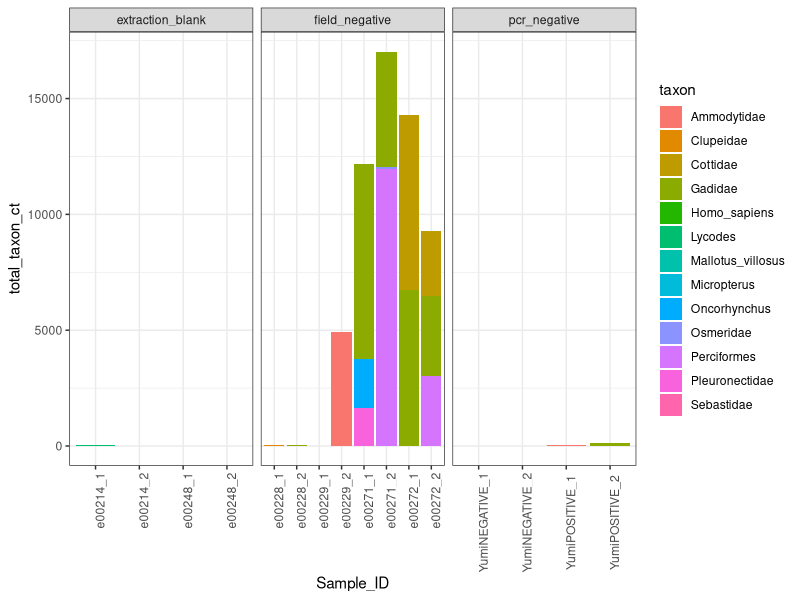
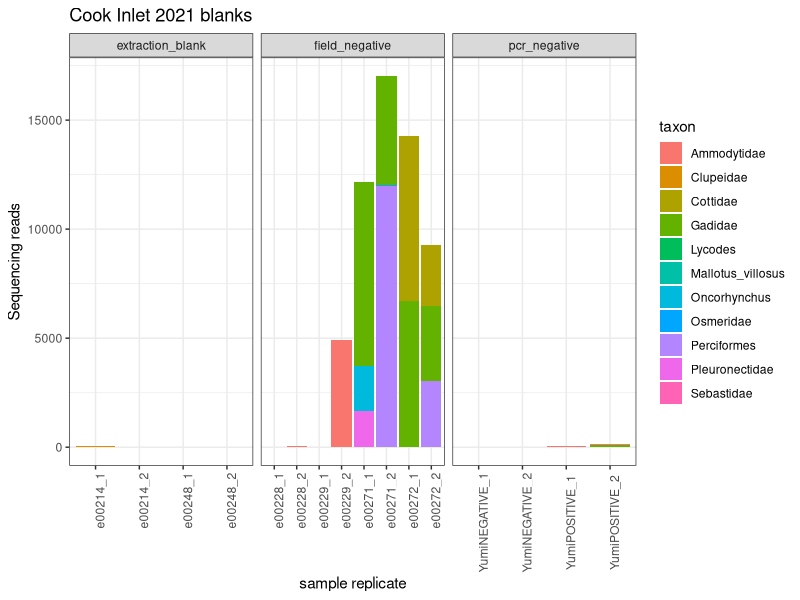
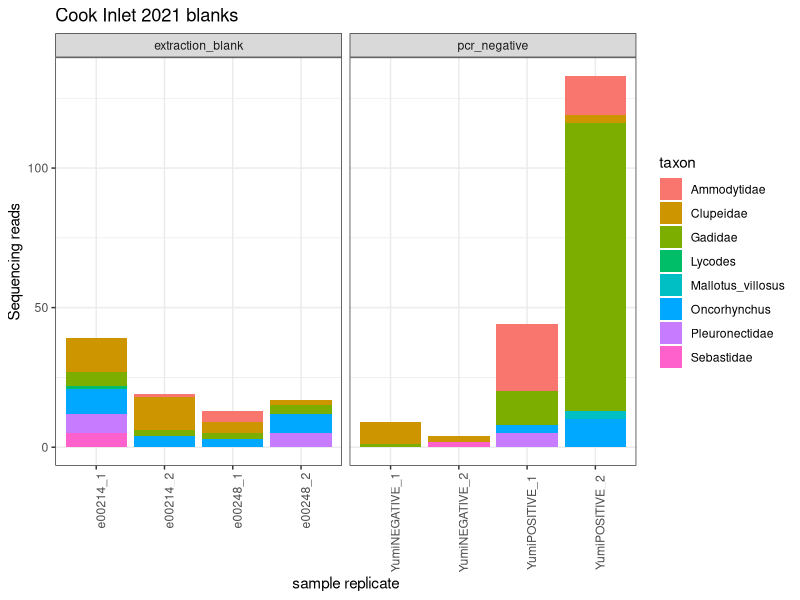
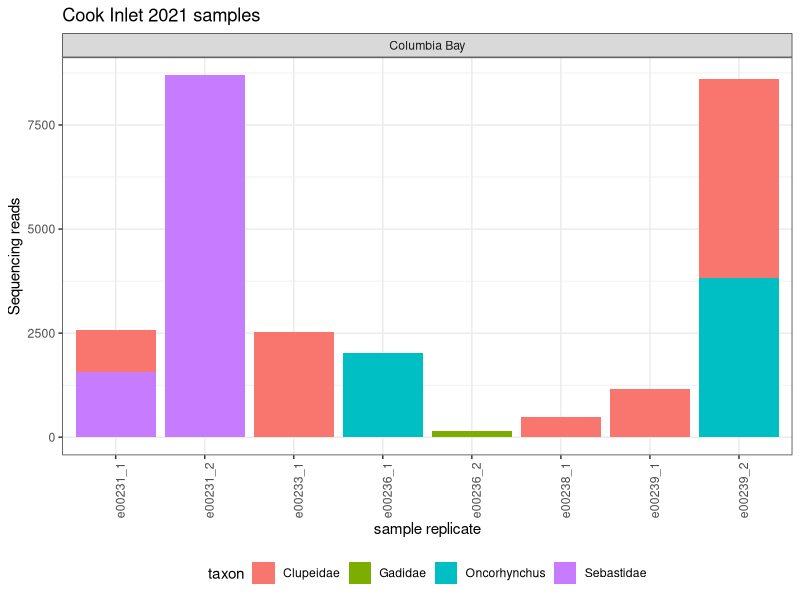
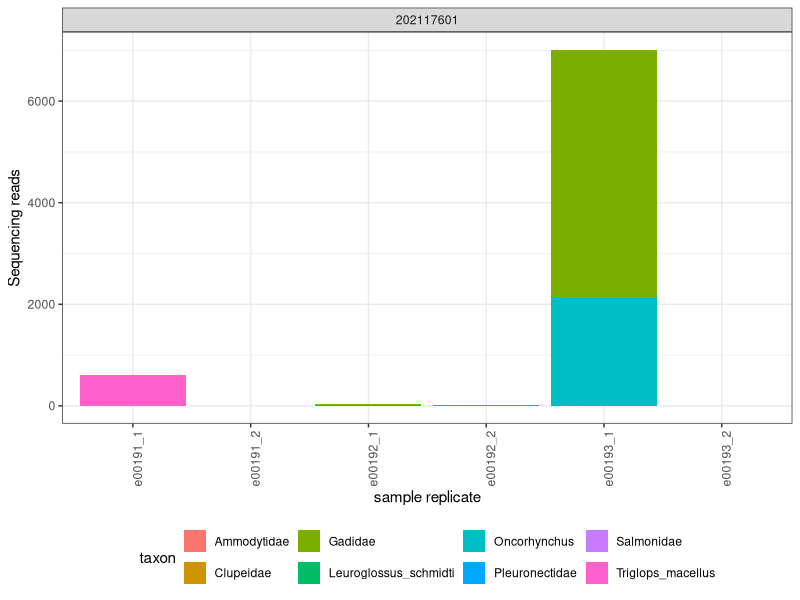
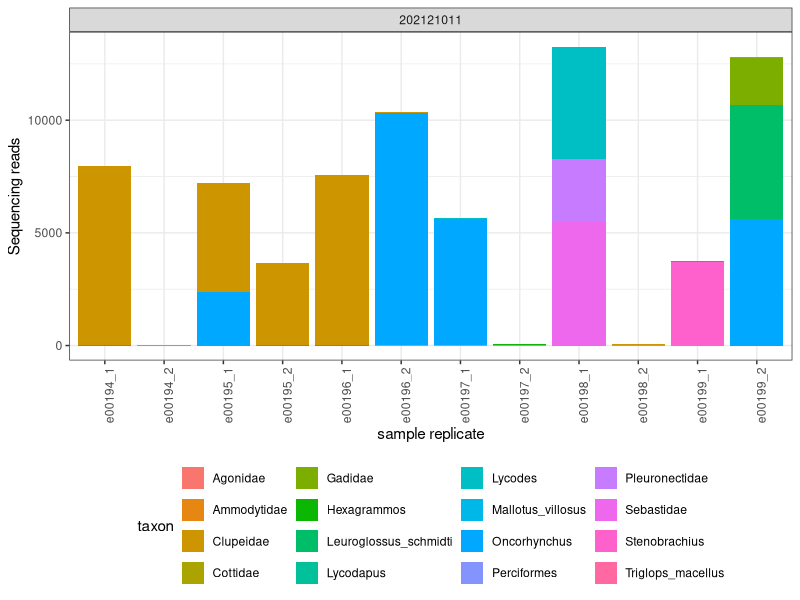
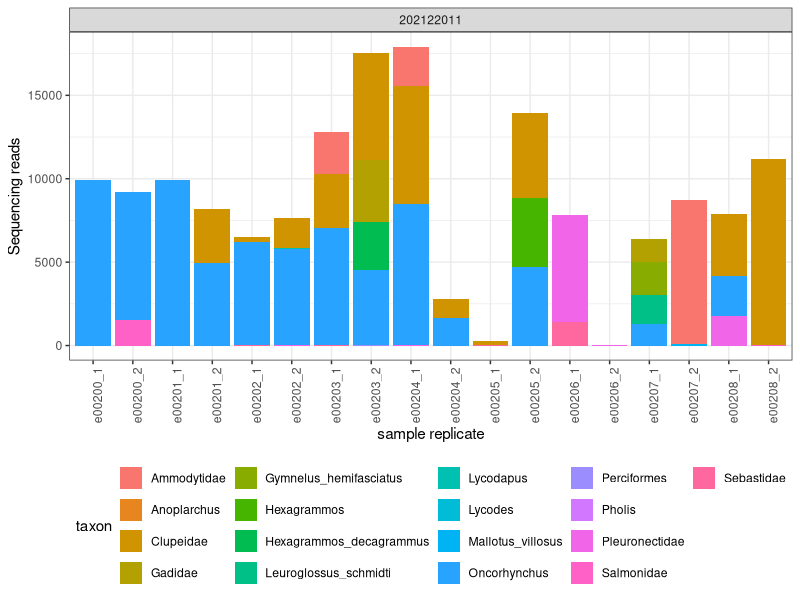
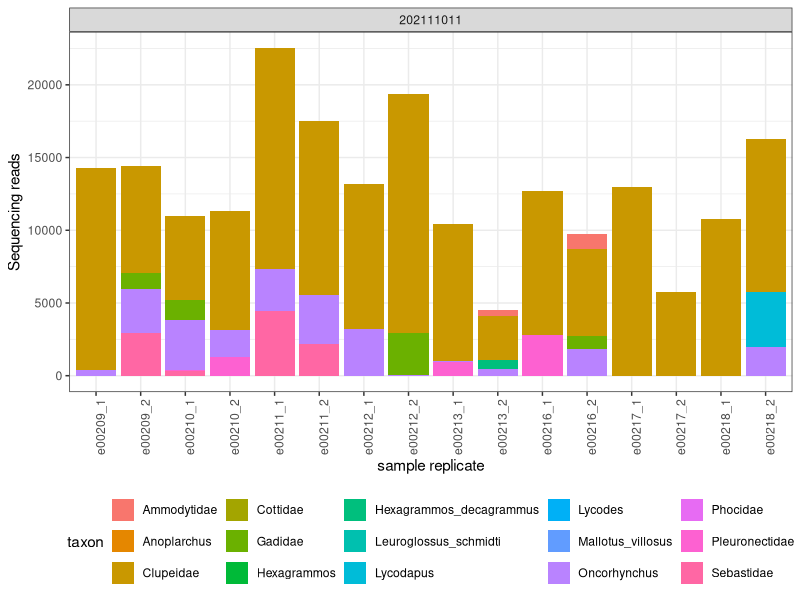

The R script that drew these images, in order:
## ---- chunk 1
library(tidyverse)

## ---- chunk 2
cook.df <- read_csv("../data/CookInlet2021_dataframe.csv") %>%
    mutate(`Sample Code` = ifelse(is.na(`Sample Code`), "pcr_negative", `Sample Code`))


cook.df
## ---- chunk 3
cook.df %>%
  filter(`Sample Code` %in% c("extraction_blank", "field_negative", "pcr_negative") |
           str_detect(Sample_ID, "NEGATIVE")) %>%
  filter(pcr_rep != 3) %>%
  ggplot(aes(x = Sample_ID, y = total_taxon_ct, fill = taxon)) +
  geom_bar(stat = "identity") +
  facet_grid(cols = vars(`Sample Code`), scales = "free") +
  theme_bw() +
  theme(
    axis.text.x = element_text(angle = 90)
  )


## ---- chunk 4
cook.df %>%
  filter(`Sample Code` %in% c("extraction_blank", "field_negative", "pcr_negative") |
           str_detect(Sample_ID, "NEGATIVE")) %>%
  filter(pcr_rep != 3) %>%
  filter(!taxon %in% c("Homo_sapiens", "Micropterus")) %>%
  ggplot(aes(x = Sample_ID, y = total_taxon_ct, fill = taxon)) +
  geom_bar(stat = "identity") +
  facet_grid(cols = vars(`Sample Code`), scales = "free") +
  theme_bw() +
  theme(
    axis.text.x = element_text(angle = 90)
  ) +
  labs(x = "sample replicate",
       y = "Sequencing reads",
       title = "Cook Inlet 2021 blanks")

#ggsave("pdf_outputs/blanks.pdf")
## ---- chunk 5
cook.df %>%
  filter(`Sample Code` %in% c("extraction_blank", "pcr_negative") |
           str_detect(Sample_ID, "NEGATIVE")) %>%
  filter(pcr_rep != 3) %>%
  filter(!taxon %in% c("Homo_sapiens", "Micropterus")) %>%
  ggplot(aes(x = Sample_ID, y = total_taxon_ct, fill = taxon)) +
  geom_bar(stat = "identity") +
  facet_grid(cols = vars(`Sample Code`), scales = "free") +
  theme_bw() +
  theme(
    axis.text.x = element_text(angle = 90)
  ) +
  labs(x = "sample replicate",
       y = "Sequencing reads",
       title = "Cook Inlet 2021 blanks")

## ---- chunk 6
contam.taxa.to.subtract <- cook.df %>%
  filter(`Sample Code` %in% c("extraction_blank", "pcr_negative") |
           str_detect(Sample_ID, "NEGATIVE")) %>%
  filter(pcr_rep != 3) %>%
  filter(!taxon %in% c("Homo_sapiens", "Micropterus")) %>%
  # maximum number of reads per taxon?
  group_by(taxon) %>%
  summarise(max(total_taxon_ct)) %>%
  rename(reads = `max(total_taxon_ct)`)

## ---- chunk 7
# cook.df %>%
#   filter(!`Sample Code` %in% c("extraction_blank", "pcr_negative", "field_negative") &
#            !str_detect(Sample_ID, "NEGATIVE") & 
#            !str_detect(Sample_ID, "POSITIVE")) %>%
#   filter(pcr_rep != 3,
#          total_taxon_ct > 12) %>% # minimum read depth filter based on negative controls
#   filter(!taxon %in% c("Homo_sapiens", "Micropterus", "Ictalurus", "Sus", "Sus_scrofa", "Bos", "Hominidae")) %>%
#   ggplot(aes(x = Sample_ID, y = total_taxon_ct, fill = taxon)) +
#   geom_bar(stat = "identity") +
#   facet_wrap(~`Sample Code`) +
#   theme_bw() +
#   theme(
#     axis.text.x = element_text(angle = 90),
#     legend.position = "bottom"
#   ) +
#   labs(x = "sample replicate",
#        y = "Sequencing reads",
#        title = "Cook Inlet 2021 samples")
#   
  
## ---- chunk 8
cook.df %>%
  filter(!`Sample Code` %in% c("extraction_blank", "pcr_negative", "field_negative") &
           !str_detect(Sample_ID, "NEGATIVE") & 
           !str_detect(Sample_ID, "POSITIVE")) %>%
  filter(pcr_rep != 3,
         total_taxon_ct > 103) %>% # minimum read depth filter based on negative controls
  filter(!taxon %in% c("Homo_sapiens", "Micropterus", "Ictalurus", "Sus", "Sus_scrofa", "Bos", "Hominidae")) %>%
  filter(`Sample Code` == "Columbia Bay") %>%
  ggplot(aes(x = Sample_ID, y = total_taxon_ct, fill = taxon)) +
  geom_bar(stat = "identity") +
  facet_wrap(~`Sample Code`) +
  theme_bw() +
  theme(
    axis.text.x = element_text(angle = 90),
    legend.position = "bottom"
  ) +
  labs(x = "sample replicate",
       y = "Sequencing reads",
       title = "Cook Inlet 2021 samples")
  

## ---- chunk 9
code.list <- unique(cook.df$`Sample Code`)
## ---- chunk 10
plot_taxa <- function(sample.code){
  cook.df %>%
  # filter(!`Sample Code` %in% c("extraction_blank", "pcr_negative", "field_negative") &
  #          !str_detect(Sample_ID, "NEGATIVE") & 
  #          !str_detect(Sample_ID, "POSITIVE")) %>%
  filter(pcr_rep != 3) %>%
         # total_taxon_ct > 103) %>% # minimum read depth filter based on negative controls
  filter(!taxon %in% c("Homo_sapiens", "Micropterus", "Ictalurus", "Sus", "Sus_scrofa", "Bos", "Hominidae") &
           !str_detect(taxon, "Micropterus")) %>%
  filter(`Sample Code` == sample.code) %>%
  ggplot(aes(x = Sample_ID, y = total_taxon_ct, fill = taxon)) +
  geom_bar(stat = "identity") +
  facet_wrap(~`Sample Code`) +
  theme_bw() +
  theme(
    axis.text.x = element_text(angle = 90),
    legend.position = "bottom"
  ) +
  labs(x = "sample replicate",
       y = "Sequencing reads")
  
  
}

## ---- chunk 11
lapply(code.list, plot_taxa)
## ---- chunk 12
plot.field.reps <- function(sample.code){
  cook.df %>%
  # filter(!`Sample Code` %in% c("extraction_blank", "pcr_negative", "field_negative") &
  #          !str_detect(Sample_ID, "NEGATIVE") & 
  #          !str_detect(Sample_ID, "POSITIVE")) %>%
  filter(pcr_rep != 3) %>%
         # total_taxon_ct > 103) %>% # minimum read depth filter based on negative controls
  filter(!taxon %in% c("Homo_sapiens", "Micropterus", "Ictalurus", "Sus", "Sus_scrofa", "Bos", "Hominidae") &
           !str_detect(taxon, "Micropterus")) %>%
  filter(`Sample Code` == sample.code) %>%
  ggplot(aes(x = field_rep, y = total_taxon_ct, fill = taxon)) +
  geom_bar(stat = "identity") +
  facet_wrap(~`Sample Code`) +
  theme_bw() +
  theme(
    axis.text.x = element_text(angle = 90),
    legend.position = "bottom"
  ) +
  labs(x = "sample replicate",
       y = "Sequencing reads")
  
  
}
## ---- chunk 13
lapply(code.list, plot.field.reps)
## ---- chunk 14
prop.df <- cook.df %>%
  group_by(Sample_ID) %>%
  mutate(total_reads = sum(total_taxon_ct)) %>%
  mutate(prop_reads = total_taxon_ct/total_reads)

# these are the species that were certainly introduced in the lab (and not in the field)
prop.df %>%
  filter(taxon %in% c("Micropterus", "Ictalurus")|
           str_detect(taxon, "Micropterus")) %>%
  arrange(prop_reads) %>%
  ggplot(aes(x = reorder(Sample_ID, prop_reads), y = prop_reads, fill = taxon)) +
  geom_bar(stat = "identity") +
  #facet_wrap(~`Sample Code`) +
  theme_bw() +
  theme(
    axis.text.x = element_text(angle = 90, hjust = 0.95),
    legend.position = "bottom"
  ) +
  labs(x = "sample replicate",
       y = "Sequencing reads")
  
  
## ---- chunk 15
prop.df %>%
  select(Sample_ID, total_reads) %>%
  unique() %>%
  ggplot(aes(x = reorder(Sample_ID, total_reads), y = total_reads)) +
  geom_bar(stat = "identity") +
  #facet_wrap(~`Sample Code`) +
  theme_bw() +
  theme(
    axis.text.x = element_text(angle = 90, hjust = 0.95),
    legend.position = "bottom"
  ) +
  labs(x = "sample replicate",
       y = "Sequencing reads")
  
  
## ---- chunk 16
prop.df %>%
  select(Sample_ID, total_reads) %>%
  unique() %>%
  filter(total_reads <1000) %>%
  ggplot(aes(x = reorder(Sample_ID, total_reads), y = total_reads)) +
  geom_bar(stat = "identity") +
  #facet_wrap(~`Sample Code`) +
  theme_bw() +
  theme(
    axis.text.x = element_text(angle = 90, hjust = 0.95),
    legend.position = "bottom"
  ) +
  labs(x = "sample replicate",
       y = "Sequencing reads")


## ---- chunk 17
prop.df %>%
  #filter(total_reads <2500) %>%
  ggplot(aes(x = reorder(sample, total_reads), y = total_taxon_ct, fill = taxon)) +
  geom_bar(stat = "identity") +
  facet_grid(rows = vars(pcr_rep), labeller = label_both) +
  theme_bw() +
  theme(
    axis.text.x = element_text(angle = 90, hjust = 0.95, size = 6),
    legend.position = "none"
  ) +
  labs(x = "Sample",
       y = "Sequencing reads",
       title = "Cook Inlet 2021 sequencing reads per sample, PCR replicates")

#ggsave("pdf_outputs/CookInlet2021_sample_read_depths.pdf", width = 8, height = 4)

## ---- chunk 18
rep.filtered.df <- prop.df %>%
  filter(pcr_rep != 3) %>%
   filter(!taxon %in% c("Homo_sapiens", "Micropterus", "Ictalurus", "Sus", "Sus_scrofa", "Bos", "Hominidae") &
           !str_detect(taxon, "Micropterus"))

rep.filtered.df %>%
  ggplot(aes(x = reorder(sample, total_reads), y = total_taxon_ct, fill = taxon)) +
  geom_bar(stat = "identity") +
  facet_grid(rows = vars(pcr_rep), labeller = label_both) +
  theme_bw() +
  theme(
    axis.text.x = element_text(angle = 90, hjust = 0.95, size = 6),
    legend.position = "none"
  ) +
  labs(x = "Sample",
       y = "Sequencing reads",
       title = "Cook Inlet 2021 sequencing reads per sample, PCR replicates")
## ---- chunk 19
plot.field.reps2 <- function(sample.code){
  rep.filtered.df %>%
  filter(!taxon %in% c("Homo_sapiens", "Micropterus", "Ictalurus", "Sus", "Sus_scrofa", "Bos", "Hominidae") &
           !str_detect(taxon, "Micropterus")) %>%
  filter(`Sample Code` == sample.code) %>%
  ggplot(aes(x = Sample_ID, y = total_taxon_ct, fill = taxon)) +
  geom_bar(stat = "identity") +
  facet_wrap(~`Sample Code`) +
  theme_bw() +
  theme(
    axis.text.x = element_text(angle = 90),
    legend.position = "bottom"
  ) +
  labs(x = "Sample replicate",
       y = "Sequencing reads")
  
  
}
## ---- chunk 20
lapply(code.list, plot.field.reps2)
## ---- chunk 21
depth.data <- readxl::read_xlsx("../metadata/CookInlet_eDNA_metadata2021.xlsx")

depth <- depth.data %>%
  select(`Extraction ID`, Depth) %>%
  rename(sample = `Extraction ID`) %>%
  separate(Depth, into = c("depth", "meters"))

depth$depth <- as.numeric(depth$depth)
## ---- chunk 22
rep.filtered.w.depth <- rep.filtered.df %>%
  ungroup() %>%
  left_join(., depth)
  
## ---- chunk 23
rep.filtered.w.depth %>%
  ungroup() %>%
  select(`Sample Code`, `Sample Label`, field_rep, depth) %>%
  unique() %>%
  group_by(`Sample Code`, `Sample Label`, depth) %>%
  tally()
## ---- chunk 24
rep.control.filtered.df <- rep.filtered.w.depth %>%
  left_join(., contam.taxa.to.subtract, by = "taxon") %>%
  mutate(remaining_reads = total_taxon_ct - reads) %>%
  mutate(remaining_reads = ifelse(remaining_reads < 0, 0, remaining_reads)) %>%
  mutate(remaining_reads = ifelse(is.na(remaining_reads), total_taxon_ct, remaining_reads)) %>%
  select(-reads, -total_taxon_ct, -total_reads, -prop_reads) %>%
  rename(reads = remaining_reads)
  
## ---- chunk 25

plot.field.reps2 <- function(sample.code){
  rep.control.filtered.df %>%
  filter(!taxon %in% c("Homo_sapiens", "Micropterus", "Ictalurus", "Sus", "Sus_scrofa", "Bos", "Hominidae") &
           !str_detect(taxon, "Micropterus")) %>%
  filter(`Sample Code` == sample.code) %>%
  ggplot(aes(x = Sample_ID, y = reads, fill = taxon)) +
  geom_bar(stat = "identity") +
  facet_grid(cols = vars(depth), scales = "free", labeller = label_both) +
  theme_bw() +
  theme(
    axis.text.x = element_text(angle = 90, hjust = 0.95),
    axis.title.x = element_text(margin = margin(t=10)),
    legend.text = element_text(size = 8),
    legend.key.size = unit(0.3, "cm"),
    legend.position = "bottom",
    legend.title = element_blank()
  ) +
  labs(x = "Sample replicate",
       y = "Sequencing reads")
  
  #ggsave(paste0("CookInlet2021/",sample.code,"_rep_control_filtered.pdf"), width = 7, height = 6)
    #ggsave(paste0(sample.code,"_rep_control_filtered.pdf"), width = 7, height = 6)

}
## ---- chunk 26
lapply(code.list, plot.field.reps2)
## ---- chunk 27
# rep.control.filtered.df %>%
#   write_csv("CookInletPWSeDNA2021_rep_control_filtered.csv")
## ---- chunk 28
fish.catch <- read_csv("../data/2021fish.catch.csv")

# take a look
head(fish.catch)
## ---- chunk 29
cook.catch <- fish.catch %>%
  filter(region == "Cook Inlet") %>%
  group_by(station_number) 

# looks like lots of gaps in the scientific names
# how to deal with that exactly?
head(cook.catch)
## ---- chunk 30
cook.catch %>%
  arrange(desc(SumOfcount)) %>%
  select(station_number, common_name, genus_name, species_name, SumOfcount) %>%
  # how many NAs for sci names?
  filter(is.na(genus_name))

# for a bar plot, the x variable needs to be categorical
cook.catch$station_number <- as.character(cook.catch$station_number)
## ---- chunk 31
# just looking at fish
cook.catch %>%
  filter(!is.na(genus_name)) %>%
  select(station_number, common_name, genus_name, species_name, SumOfcount) %>%
  ggplot(aes(x = station_number, y = SumOfcount, fill = genus_name)) +
  geom_bar(stat = "identity") +
  theme_minimal()

## ---- chunk 32
cook.catch.df <- cook.catch %>%
   filter(!is.na(genus_name), SumOfcount > 0, common_name != "Squid UNID", species_name != "Pacifica") %>%
    select(station_number, common_name, genus_name, species_name, SumOfcount)  %>%
  ungroup() %>%
  mutate(family = ifelse(str_detect(genus_name, "(family)"), genus_name, NA)) %>%
  mutate(family = ifelse(genus_name == "Pleuronectidae", "Pleuronectidae", family)) %>%
    mutate(genus_name = ifelse(!is.na(family), NA, genus_name)) %>%
      mutate(family = ifelse(genus_name %in% c("Gadus", "Microgadus"), "Gadidae", family)) %>%
        mutate(family = ifelse(genus_name %in% c("Ammodytes"), "Ammodytidae", family)) %>%
          mutate(family = ifelse(genus_name %in% c("Spirinchus", "Mallotus"), "Osmeridae", family)) %>%
            mutate(family = ifelse(genus_name %in% c("Spirinchus", "Mallotus", "Thaleichthys"), "Osmeridae", family)) %>%
              mutate(family = ifelse(genus_name %in% c("Clupea"), "Clupeidae", family)) %>%
                mutate(family = ifelse(genus_name %in% c("Hippoglossoides"), "Pleuronectidae", family)) %>%
                  mutate(family = ifelse(genus_name %in% c("Oncorhynchus"), "Salmonidae", family)) %>%
                    mutate(family = ifelse(genus_name %in% c("Leptoclinus", "Lumpenus"), "Lumpenidae", family)) %>%
                      mutate(family = ifelse(genus_name %in% c("Trichodon"), "Trichodontidae", family)) %>%
                        mutate(family = ifelse(genus_name %in% c("Liparis"), "Liparidae", family)) %>%
                          mutate(family = ifelse(genus_name %in% c("Zaprora"), "Zaproridae", family)) %>%


    unite(3:4, col = "species", sep = "_", remove = F) %>%
    unique() %>%
  mutate(species = ifelse(species == "NA_NA", NA, species))
  

cook.catch.df %>%
  select(-station_number, -SumOfcount) %>%
  unique() 
## ---- chunk 33
cook.edna <- rep.control.filtered.df %>%
  filter(`Sample Label` == "Cook Inlet") %>% # now take the mean reads per taxon across the replicates
  rename(station_number = `Sample Code`) %>%
  filter(reads > 0) %>%
  group_by(station_number, taxon, depth) %>%
  summarise(mean_reads = mean(reads)) 

## ---- chunk 34
cook.edna %>%
  ungroup() %>%
  select(taxon) %>%
  unique() 

## ---- chunk 35
cook.catch.df %>%
  select(species, family) %>%
  unique()
## ---- chunk 36
catch.w.taxa <- cook.catch.df %>% 
  unite(3,4,7, col = "taxon", sep = "-")

catch.w.taxa
## ---- chunk 37
#To subset the catch data into a list based on the taxa rows in eDNA
stationhits<-list()

for (st in (1:length(unique(cook.catch.df$station_number)))){
  StoInt<-unique(cook.catch.df$station_number)[st]
  
  catch.temp<-cook.catch.df%>%
    filter(station_number==StoInt)
  edna.temp<-cook.edna %>%
    filter(station_number==StoInt)

  if(nrow(edna.temp)>=1){
  
  stationedna<-lapply(1:nrow(edna.temp),function(i) 
    if(nrow(catch.temp[c(grep(pattern=edna.temp$taxon[i],catch.temp$species_name),grep(pattern=edna.temp$taxon[i],catch.temp$genus_name),  grep(pattern=edna.temp$taxon[i],catch.temp$family)),]) >= 1){
    data.frame(catch.temp[c(grep(pattern=edna.temp$taxon[i],catch.temp$species_name),grep(pattern=edna.temp$taxon[i],catch.temp$genus_name),  grep(pattern=edna.temp$taxon[i],catch.temp$family)),],
                                                                     edna.temp[i,])
    }else{
      cat(paste("Didn't find anything for station", StoInt,sep=" "))
    }
                            )
  stationhits[[st]]<-do.call(rbind,stationedna)
  
  } else {#if there is a station for edna
  
    stationhits[[st]]<- data.frame(catch.temp,
                                   station_number=NA,
                                   taxon = NA,
                                   depth = NA,
                                   mean_reads = NA)
  }# if no station for edna fill in with NAs
  
} #over stations

restemp<-do.call(rbind,stationhits)
#now we need to add each row count from eDNA into each list


## ---- chunk 38
# print that dataframe to take a quick look
catch.eDNA.merged <- restemp %>% 
  group_by(station_number) %>%
  mutate(trawl = SumOfcount/(sum(SumOfcount))) %>%
  mutate(eDNA = mean_reads/(sum(mean_reads))) %>%
  pivot_longer(cols = 12:13, names_to = "gear_type", values_to = "prop_of_catch") 
  
## ---- chunk 39
catch.eDNA.merged %>%
  filter(station_number == station_number.1) %>%
  ggplot() +
  geom_bar(aes(x = station_number, y = prop_of_catch, fill = species), stat = "identity") +
  theme_bw() +
  facet_grid(rows = vars(gear_type)) +
  labs(
    y = "Proportion of catch",
    x = "Station"
  ) +
  theme(
    axis.text.x = element_text(size = 6),
    axis.title.x = element_text(margin = margin(t = 10)),
    axis.title.y = element_text(margin = margin(r = 10))
  )

ggsave("pdf_outputs/catch_comparison_eDNA_trawl.pdf", height = 4, width = 9)  
## ---- chunk 40
restemp %>%
  filter(station_number == station_number.1) %>%
  ggplot() +
  geom_bar(aes(x = station_number, y = SumOfcount, fill = species), stat = "identity") +
  #geom_bar(aes(x = station_number, y = mean_reads), stat = "identity")
  theme_minimal()

## ---- chunk 41
cook.edna %>%
  ggplot(aes(x = station_number, y = mean_reads, fill = taxon)) +
  geom_bar(stat = "identity") +
  theme_minimal()
  
